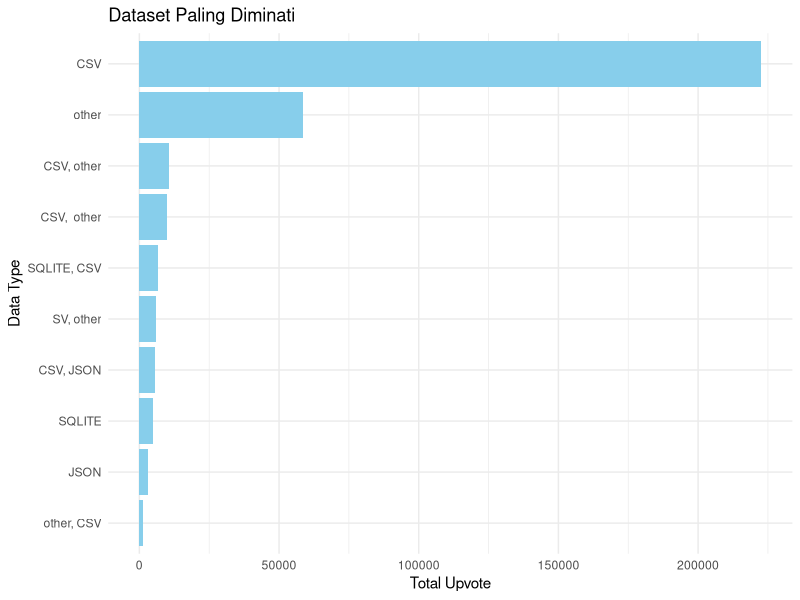
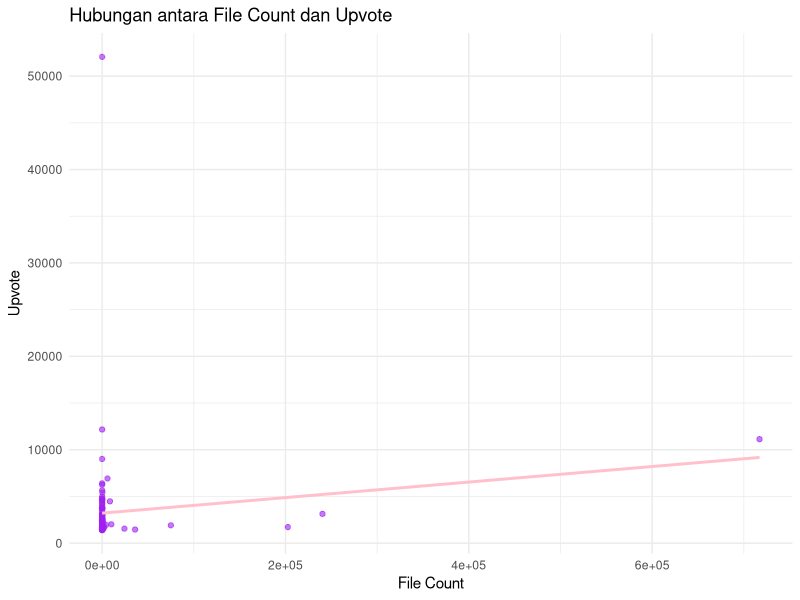
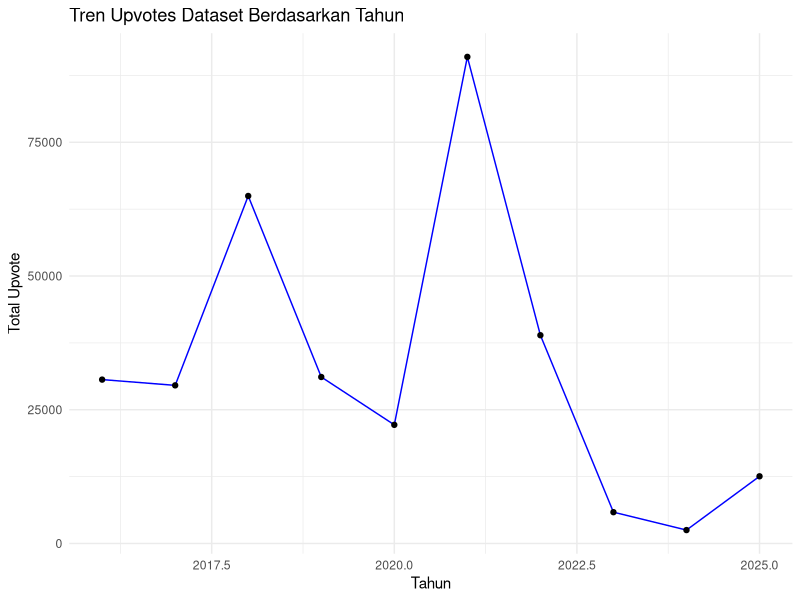

Generate these figures, in order, with R:
library(dplyr)
library(ggplot2)
data = read.csv("kaggle.csv", sep = ";", fileEncoding = "latin1")
head(data)
str(data)

#Korelasi
cor(data$File_Count, data$Upvote)

#Kategori paling diminati berdasarkan upvote
data %>%
  group_by(Data_Type) %>%
  summarise(Total_Upvote = sum(Upvote)) %>%
  arrange(desc(Total_Upvote)) %>%
  arrange(desc(Total_Upvote)) %>%
  ggplot(aes(x = reorder(Data_Type, Total_Upvote), y = Total_Upvote)) +
  geom_col(fill = "skyblue") +
  coord_flip() +
  labs(title = "Dataset Paling Diminati", x = "Data Type", y = "Total Upvote") +
  theme_minimal()

#Hubungan antara Jumlah File dan Upvote
ggplot(data, aes(x = File_Count, y = Upvote)) +
  geom_point(color = "purple", alpha = 0.6) +
  geom_smooth(method = "lm", se = FALSE, color = "pink") +
  labs(title = "Hubungan antara File Count dan Upvote",
       x = "File Count", y = "Upvote") +
  theme_minimal()

#Tren Upvote berdasarkan tahun
data$Year <- as.numeric(data$Last_Update)
data %>%
  group_by(Year) %>%
  summarise(Total_Upvote = sum(Upvote),
            Dataset_Count = n()) %>%
  ggplot(aes(x = Year, y = Total_Upvote)) +
  geom_line(color = "blue") +
  geom_point() +
  labs(title = "Tren Upvotes Dataset Berdasarkan Tahun",
       x = "Tahun", y = "Total Upvote") +
  theme_minimal()